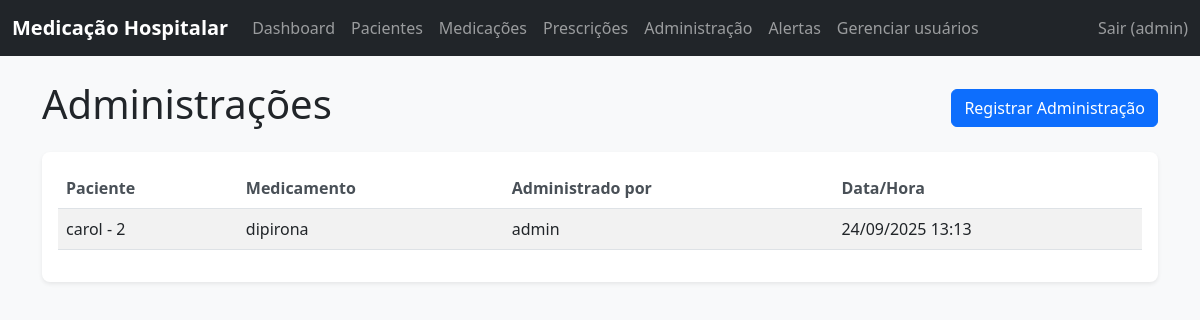
The page /administracoes/ (signed in) on the database as committed earlier.
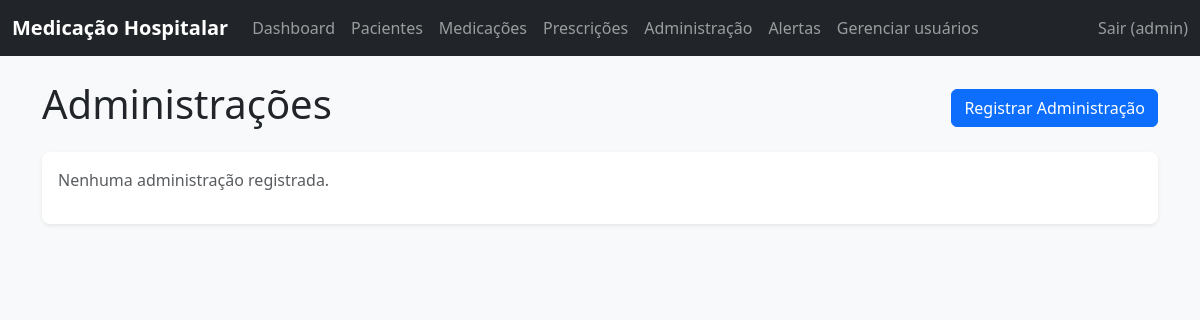
The same page on the database as committed later.
### core/models.py (models this page shows, shortened)
class Administracao(models.Model):
    prescricao = models.ForeignKey(Prescricao, on_delete=models.CASCADE)
    usuario = models.ForeignKey(Usuario, on_delete=models.CASCADE)
    data_hora = models.DateTimeField(auto_now_add=True)
    class Meta:
        verbose_name = "Administração"
        verbose_name_plural = "Administrações"

class Prescricao(models.Model):
    STATUS_CHOICES = [
        ('ativa', 'Ativa'),
        ('suspensa', 'Suspensa'),
        ('encerrada', 'Encerrada'),
    ]
    paciente = models.ForeignKey(Paciente, on_delete=models.CASCADE)
    medicamento = models.ForeignKey(Medicamento, on_delete=models.CASCADE)
    medico = models.ForeignKey(
        settings.AUTH_USER_MODEL,
        on_delete=models.PROTECT,
        related_name='prescricoes',
        null=True,
        blank=True,
    )
    data_criacao = models.DateTimeField(auto_now_add=True)
    data_ultima_atualizacao = models.DateTimeField(auto_now=True)
    dose = models.CharField(max_length=100)
    frequencia = models.CharField(max_length=100)
    status = models.CharField(
        max_length=20,
        choices=STATUS_CHOICES,
        default='ativa',
    )
    observacoes = models.TextField(blank=True, null=True)
    class Meta:
        verbose_name = "Prescrição"
        verbose_name_plural = "Prescrições"

class Paciente(models.Model):
    SEXO_CHOICES = [
        ('M', 'Masculino'),
        ('F', 'Feminino'),
        ('O', 'Outro'),
    ]
    nome = models.CharField(max_length=255)
    cpf = models.CharField(max_length=11, unique=True, blank=True, null=True)
    data_nascimento = models.DateField()
    sexo = models.CharField(max_length=1, choices=SEXO_CHOICES)
    prontuario = models.CharField(max_length=50, unique=True)
    telefone_contato = models.CharField(max_length=20, blank=True, null=True)
    alergias = models.TextField(blank=True, null=True)
    historico_clinico = models.TextField(blank=True, null=True)
    class Meta:
        verbose_name = "Paciente"
        verbose_name_plural = "Pacientes"

class Medicamento(models.Model):
    nome = models.CharField(max_length=255)
    dosagem = models.CharField(max_length=100)
    via_administracao = models.CharField(max_length=100)
    class Meta:
        verbose_name = "Medicamento"
        verbose_name_plural = "Medicamentos"

class Usuario(AbstractUser):
    USERNAME_FIELD = 'username'
    EMAIL_FIELD = 'email'
    TIPO_USUARIO_CHOICES = [
        ('medico', 'Médico'),
        ('enfermeiro', 'Enfermeiro'),
        ('administrador', 'Administrador'),
    ]
    tipo_usuario = models.CharField(max_length=15, choices=TIPO_USUARIO_CHOICES, default='enfermeiro')
    class Meta:
        verbose_name = "Usuário"
        verbose_name_plural = "Usuários"

### core/views_frontend.py (the view)
# urls.py: path('administracoes/', AdministracaoListView.as_view(), name='administracoes'),
class AdministracaoListView(LoginRequiredMixin, ListView):
    model = Administracao
    template_name = 'core/administracao_list.html'
    context_object_name = 'administracoes'

### templates/core/administracao_list.html (shortened to what this page needs)
{% extends 'base.html' %}
{% load static %}
{% block content %}
<div class="row">
    <div class="col-12">
        <div class="d-flex justify-content-between align-items-center mb-3">
            <h1>Administrações</h1>
            <a href="{% url 'administracao_create' %}" class="btn btn-primary">Registrar Administração</a>
        </div>
    </div>
</div>
<div class="row">
    <div class="col-12">
        <div class="card">
            <div class="card-body">
                {% if administracoes %}
                    <div class="table-responsive">
                        <table class="table table-striped">
                            <thead>
                                <tr>
                                    <th>Paciente</th>
                                    <th>Medicamento</th>
                                    <th>Administrado por</th>
                                    <th>Data/Hora</th>
                                </tr>
                            </thead>
                            <tbody>
                                {% for administracao in administracoes %}
                                    <tr>
                                        <td>{{ administracao.prescricao.paciente.nome }}</td>
                                        <td>{{ administracao.prescricao.medicamento.nome }}</td>
                                        <td>{{ administracao.usuario.username }}</td>
                                        <td>{{ administracao.data_hora|date:"d/m/Y H:i" }}</td>
                                    </tr>
                                {% endfor %}
                            </tbody>
                        </table>
                    </div>
                {% else %}
                    <p class="text-muted">Nenhuma administração registrada.</p>
                {% endif %}
            </div>
        </div>
    </div>
</div>
{% endblock %}

Rows that differ between the two databases and show on the page:
removed Administracao: prescricao.paciente.nome "carol - 2", prescricao.medicamento.nome "dipirona", usuario.username "admin", data_hora "24/09/2025 13:13"
Other text that changed with them:
text no longer shown: "Paciente Medicamento Administrado por Data/Hora"
text now shown: "Nenhuma administração registrada."
